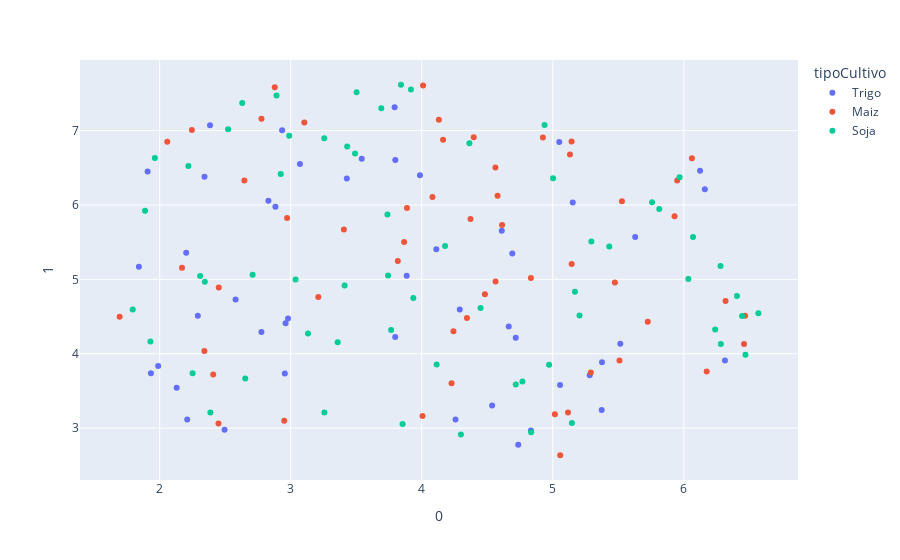

The cell this chart's notebook holds for it:
### Markdown cell above
# Umap

### Code cell
umap_2d = umap.UMAP(n_neighbors=15, n_components=2, random_state=1)
proj_2d = umap_2d.fit_transform(df_std)

fig_2d = px.scatter(
    proj_2d, x=0, y=1,
    color=y, labels={'color': 'tipoCultivo'}
)

fig_2d.show()
